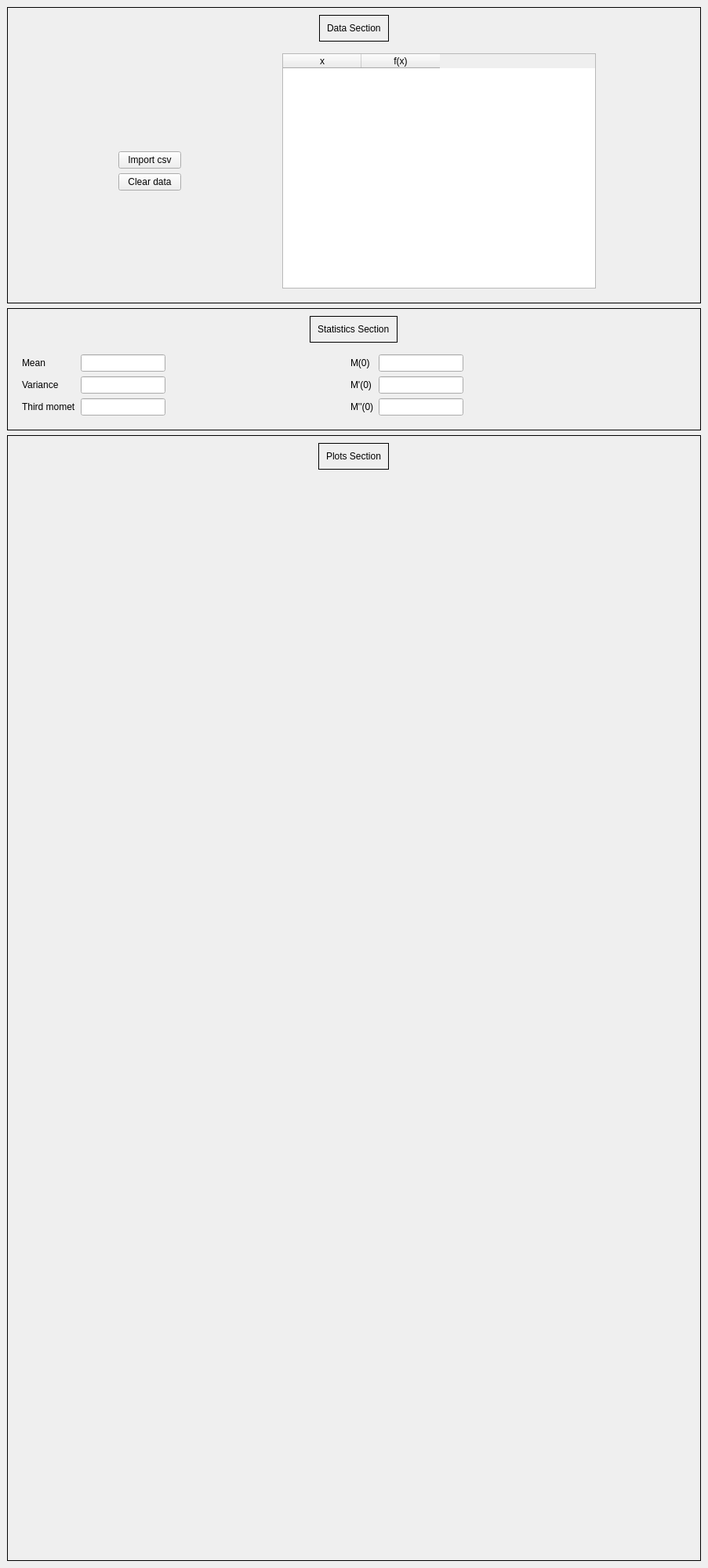
                <widget class="QWidget" name="scrollAreaWidgetContents_2">
                 <property name="geometry">
                  <rect>
                   <x>0</x>
                   <y>0</y>
                   <width>903</width>
                   <height>2000</height>
                  </rect>
                 </property>
                 <layout class="QHBoxLayout" name="horizontalLayout_4">
                  <property name="leftMargin">
                   <number>0</number>
                  </property>
                  <property name="topMargin">
                   <number>0</number>
                  </property>
                  <property name="rightMargin">
                   <number>0</number>
                  </property>
                  <property name="bottomMargin">
                   <number>0</number>
                  </property>
                  <item>
                   <widget class="QWidget" name="widget" native="true">
                    <property name="minimumSize">
                     <size>
                      <width>0</width>
                      <height>2000</height>
                     </size>
                    </property>
                    <property name="styleSheet">
                     <string notr="true"/>
                    </property>
                    <layout class="QVBoxLayout" name="verticalLayout_3">
                     <item>
                      <widget class="QFrame" name="RV_DataSection">
                       <property name="frameShape">
                        <enum>QFrame::Box</enum>
                       </property>
                       <layout class="QVBoxLayout" name="verticalLayout_9">
                        <item alignment="Qt::AlignHCenter">
                         <widget class="QFrame" name="frame">
                          <property name="sizePolicy">
                           <sizepolicy hsizetype="Maximum" vsizetype="Maximum">
                            <horstretch>0</horstretch>
                            <verstretch>0</verstretch>
                           </sizepolicy>
                          </property>
                          <property name="frameShape">
                           <enum>QFrame::Box</enum>
                          </property>
                          <property name="frameShadow">
                           <enum>QFrame::Plain</enum>
                          </property>
                          <layout class="QGridLayout" name="gridLayout_2">
                           <item row="0" column="0">
                            <widget class="QLabel" name="label_3">
                             <property name="text">
                              <string>Data Section</string>
                             </property>
                            </widget>
                           </item>
                          </layout>
                         </widget>
                        </item>
                        <item>
                         <widget class="QWidget" name="widget_5" native="true">
                          <property name="sizePolicy">
                           <sizepolicy hsizetype="Preferred" vsizetype="Maximum">
                            <horstretch>0</horstretch>
                            <verstretch>0</verstretch>
                           </sizepolicy>
                          </property>
                          <layout class="QHBoxLayout" name="horizontalLayout_5">
                           <item>
                            <widget class="QWidget" name="widget_6" native="true">
                             <property name="sizePolicy">
                              <sizepolicy hsizetype="Maximum" vsizetype="Maximum">
                               <horstretch>0</horstretch>
                               <verstretch>0</verstretch>
                              </sizepolicy>
                             </property>
                             <layout class="QGridLayout" name="gridLayout_3">
                              <item row="0" column="0">
                               <widget class="QPushButton" name="RV_btn_import">
                                <property name="text">
                                 <string>Import csv</string>
                                </property>
                               </widget>
                              </item>
                              <item row="1" column="0">
                               <widget class="QPushButton" name="RV_btn_clear">
                                <property name="text">
                                 <string>Clear data</string>
                                </property>
                               </widget>
                              </item>
                             </layout>
                            </widget>
                           </item>
                           <item>
                            <widget class="QTableWidget" name="RV_table">
                             <property name="minimumSize">
                              <size>
                               <width>400</width>
                               <height>300</height>
                              </size>
                             </property>
                             <property name="maximumSize">
                              <size>
                               <width>300</width>
                               <height>500</height>
                              </size>
                             </property>
                             <column>
                              <property name="text">
                               <string>x</string>
                              </property>
                             </column>
                             <column>
                              <property name="text">
                               <string>f(x)</string>
                              </property>
                             </column>
                            </widget>
                           </item>
                          </layout>
                         </widget>
                        </item>
                       </layout>
                      </widget>
                     </item>
                     <item>
                      <widget class="QFrame" name="RV_StatSection">
                       <property name="frameShape">
                        <enum>QFrame::Box</enum>
                       </property>
                       <layout class="QVBoxLayout" name="verticalLayout_7">
                        <item alignment="Qt::AlignHCenter">
                         <widget class="QFrame" name="frame_2">
                          <property name="sizePolicy">
                           <sizepolicy hsizetype="Maximum" vsizetype="Maximum">
                            <horstretch>0</horstretch>
                            <verstretch>0</verstretch>
                           </sizepolicy>
                          </property>
                          <property name="frameShape">
                           <enum>QFrame::Box</enum>
                          </property>
                          <property name="frameShadow">
                           <enum>QFrame::Plain</enum>
                          </property>
                          <layout class="QGridLayout" name="gridLayout_5">
                           <item row="0" column="0">
                            <widget class="QLabel" name="label_5">
                             <property name="text">
                              <string>Statistics Section</string>
                             </property>
                            </widget>
                           </item>
                          </layout>
                         </widget>
                        </item>
                        <item>
                         <widget class="QFrame" name="frame_2">
                          <property name="sizePolicy">
                           <sizepolicy hsizetype="Maximum" vsizetype="Preferred">
                            <horstretch>0</horstretch>
                            <verstretch>0</verstretch>
                           </sizepolicy>
                          </property>
                          <layout class="QGridLayout" name="gridLayout_4">
                           <item row="0" column="0">
                            <widget class="QLabel" name="label_6">
                             <property name="text">
                              <string>Mean</string>
                             </property>
                            </widget>
                           </item>
                           <item row="0" column="1">
                            <widget class="QLineEdit" name="RV_out_mean">
                             <property name="readOnly">
                              <bool>true</bool>
                             </property>
                            </widget>
                           </item>
                           <item row="0" column="2">
                            <spacer name="horizontalSpacer">
                             <property name="orientation">
                              <enum>Qt::Horizontal</enum>
                             </property>
                             <property name="sizeHint" stdset="0">
                              <size>
                               <width>230</width>
                               <height>20</height>
                              </size>
                             </property>
                            </spacer>
                           </item>
                           <item row="0" column="3">
                            <widget class="QLabel" name="label_9">
                             <property name="text">
                              <string>M(0)</string>
                             </property>
                            </widget>
                           </item>
                           <item row="0" column="4">
                            <widget class="QLineEdit" name="RV_out_M00">
                             <property name="readOnly">
                              <bool>true</bool>
                             </property>
                            </widget>
                           </item>
                           <item row="1" column="0">
                            <widget class="QLabel" name="label_7">
                             <property name="text">
                              <string>Variance</string>
                             </property>
                            </widget>
                           </item>
                           <item row="1" column="1">
                            <widget class="QLineEdit" name="RV_out_variance">
                             <property name="readOnly">
                              <bool>true</bool>
                             </property>
                            </widget>
                           </item>
                           <item row="1" column="2">
                            <spacer name="horizontalSpacer_2">
                             <property name="orientation">
                              <enum>Qt::Horizontal</enum>
                             </property>
                             <property name="sizeHint" stdset="0">
                              <size>
                               <width>230</width>
                               <height>20</height>
                              </size>
                             </property>
                            </spacer>
                           </item>
                           <item row="1" column="3">
                            <widget class="QLabel" name="label_10">
                             <property name="text">
                              <string>M'(0)</string>
                             </property>
                            </widget>
                           </item>
                           <item row="1" column="4">
                            <widget class="QLineEdit" name="RV_out_M10">
                             <property name="readOnly">
                              <bool>true</bool>
                             </property>
                            </widget>
                           </item>
                           <item row="2" column="0">
                            <widget class="QLabel" name="label_8">
                             <property name="text">
                              <string>Third momet</string>
                             </property>
                            </widget>
                           </item>
                           <item row="2" column="1">
                            <widget class="QLineEdit" name="RV_out_3rdM">
                             <property name="readOnly">
                              <bool>true</bool>
                             </property>
                            </widget>
                           </item>
                           <item row="2" column="2">
                            <spacer name="horizontalSpacer_3">
                             <property name="orientation">
                              <enum>Qt::Horizontal</enum>
                             </property>
                             <property name="sizeHint" stdset="0">
                              <size>
                               <width>230</width>
                               <height>20</height>
                              </size>
                             </property>
                            </spacer>
                           </item>
                           <item row="2" column="3">
                            <widget class="QLabel" name="label_11">
                             <property name="text">
                              <string>M''(0)</string>
                             </property>
                            </widget>
                           </item>
                           <item row="2" column="4">
                            <widget class="QLineEdit" name="RV_out_M20">
                             <property name="readOnly">
                              <bool>true</bool>
                             </property>
                            </widget>
                           </item>
                          </layout>
                         </widget>
                        </item>
                       </layout>
                      </widget>
                     </item>
                     <item>
                      <widget class="QFrame" name="RV_PlotSection">
                       <property name="sizePolicy">
                        <sizepolicy hsizetype="Preferred" vsizetype="Expanding">
                         <horstretch>0</horstretch>
                         <verstretch>0</verstretch>
                        </sizepolicy>
                       </property>
                       <property name="minimumSize">
                        <size>
                         <width>0</width>
                         <height>0</height>
                        </size>
                       </property>
                       <property name="frameShape">
                        <enum>QFrame::Box</enum>
                       </property>
                       <layout class="QVBoxLayout" name="verticalLayout_10">
                        <item alignment="Qt::AlignHCenter">
                         <widget class="QFrame" name="frame_3">
                          <property name="sizePolicy">
                           <sizepolicy hsizetype="Maximum" vsizetype="Maximum">
                            <horstretch>0</horstretch>
                            <verstretch>0</verstretch>
                           </sizepolicy>
                          </property>
                          <property name="frameShape">
                           <enum>QFrame::Box</enum>
                          </property>
                          <property name="frameShadow">
                           <enum>QFrame::Plain</enum>
                          </property>
                          <layout class="QGridLayout" name="gridLayout_6">
                           <item row="0" column="0">
                            <widget class="QLabel" name="label_12">
                             <property name="text">
                              <string>Plots Section</string>
                             </property>
                            </widget>
                           </item>
                          </layout>
                         </widget>
                        </item>
                        <item>
                         <widget class="PlotWidget" name="RV_graph_M0" native="true"/>
                        </item>
                        <item>
                         <widget class="PlotWidget" name="RV_graph_M1" native="true"/>
                        </item>
                        <item>
                         <widget class="PlotWidget" name="RV_graph_M2" native="true"/>
                        </item>
                       </layout>
                      </widget>
                     </item>
                    </layout>
                   </widget>
                  </item>
                 </layout>
                </widget>
